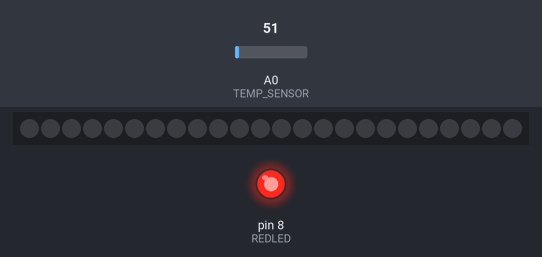
A sketch run on a simulated Arduino Uno, built with avr-gcc and run on an emulated ATmega328P. On the bench: 24 RGB LEDs in strip order, left to right, output pins drawn as LEDs (lit = HIGH). Inputs (shaded band) come from the test bench; at power-on: A0 (TEMP_SENSOR) = 51. What the sketch prints to the serial monitor is not drawn.

Above: at 1.8 s.
1.9 s: A0 (TEMP_SENSOR) set to 112
At 3.0 s:
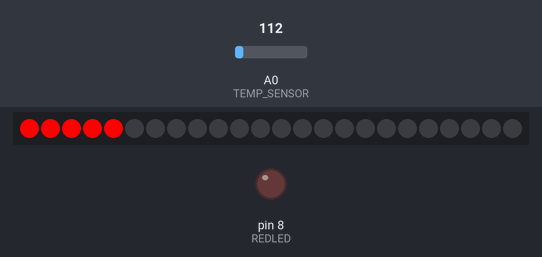
3.5 s: A0 (TEMP_SENSOR) set to 163
At 4.5 s:
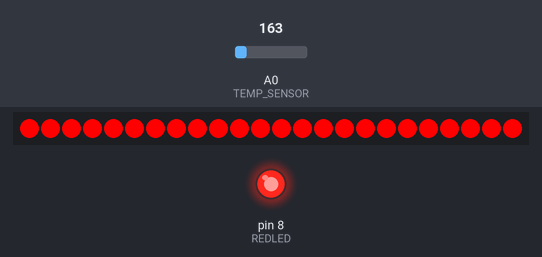
5.5 s: A0 (TEMP_SENSOR) set to 86
At 7.2 s:
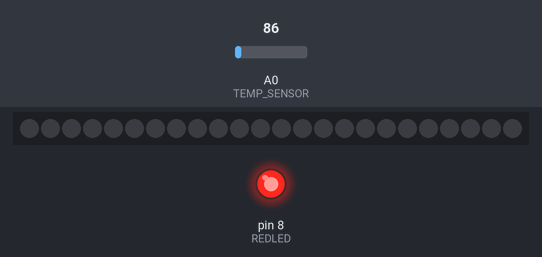
Timing chart, 0 to 8.7 s (numbered marks = the images above; inputs shaded):
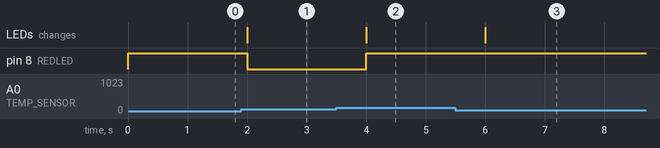

Measured:
- after the input at 1.9 s, pin 8 (REDLED): HIGH → LOW after 0.10 s; the LEDs: change after 0.10 s (image 1)
- after the input at 3.5 s, pin 8 (REDLED): LOW → HIGH after 0.50 s; the LEDs: change after 0.50 s (image 2)
- after the input at 5.5 s, the LEDs: change after 0.50 s (image 3)

The sketch:

E3Code.ino
```cpp
// C++ code
//
#include <Adafruit_NeoPixel.h>


#define TEMP_SENSOR A0
#define NUMPIXELS 24
#define REDLED 8
#define PIN 2

Adafruit_NeoPixel pixels = Adafruit_NeoPixel(NUMPIXELS, PIN, NEO_GRB + NEO_KHZ800);

int temperature;

void setup()
{
  pinMode(TEMP_SENSOR, INPUT);
  pinMode(REDLED, OUTPUT);
  pixels.begin();

  cli();//stop interrupts

//set timer1 interrupt at 1Hz
  TCCR1A = 0;// set entire TCCR1A register to 0
  TCCR1B = 0;// same for TCCR1B
  TCNT1  = 0;//initialize counter value to 0
  // set compare match register for 1hz increments
  OCR1A = 15624;// = (16*10^6) / (1*1024) - 1 (must be <65536)
  // turn on CTC mode
  TCCR1B |= (1 << WGM12);
  // Set CS10 and CS12 bits for 1024 prescaler
  TCCR1B |= (1 << CS12) | (1 << CS10);
  // enable timer compare interrupt
  TIMSK1 |= (1 << OCIE1A);

  sei();//allow interrupts
  //END TIMER SETUP

  Serial.begin(9600);
}


ISR(TIMER1_COMPA_vect) { // Interrupt at freq of 1kHz to measure reed switch
  temperature = map(((analogRead(TEMP_SENSOR) - 20) * 3.04), 0, 1023, -40, 125);
  pixels.clear();
  if(temperature > pixels.numPixels()){
    digitalWrite(REDLED, HIGH);
  }
  else{
    digitalWrite(REDLED, LOW);
  }
  for(int i = 0; i < temperature; i++){
    pixels.setPixelColor(i, pixels.Color(255, 0, 0));
}
  pixels.show();
  }


void loop()
{

  Serial.print(temperature);

}
```
